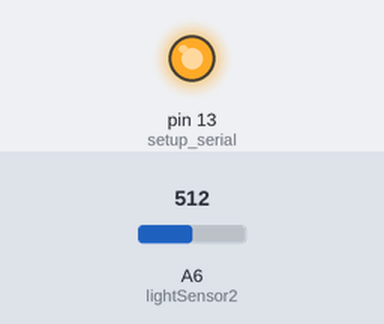
Simulated run of this sketch. Board: Arduino Nano, built with avr-gcc and run on an emulated ATmega328P. Shown: output pins drawn as LEDs (lit = HIGH). The test bench sets the inputs (shaded band); at power-on: A6 (lightSensor2) = 512. What the sketch prints to the serial monitor is not drawn.

Above: at 0.1 s.
At 2.9 s:
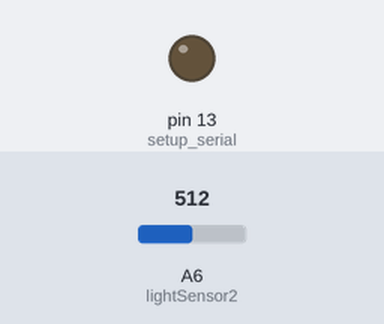
3.0 s: A6 (lightSensor2) set to 214
4.5 s: A6 (lightSensor2) set to 193
Timing chart, 0 to 7.5 s (numbered marks = the images above; inputs shaded):
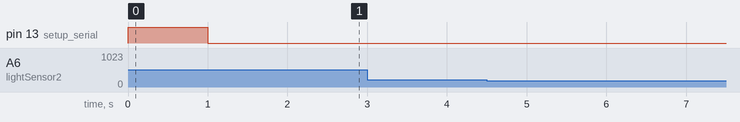

The sketch:

LEDdriver.ino
```cpp
int lightSensor1 = A7;
int lightSensor2 = A6;
int val = 0;
int LOWTHRESH = 2;
int HIGHTHRESH = 200;
int state = 0;
bool on = false;
unsigned long timer = 0;
unsigned long aTimer = 0;
int count = 0;
unsigned long ONTIME = 0;
unsigned long lowThreshRst = 3600000; //1 hour

int avg(int times){
  int total = 0;
  for(int i = 0; i < times; i++){
    total += analogRead(lightSensor2); // for sign one A2 , sign 2 A1
  }
  //Serial.println((total/50 + 8));
  return total/times;
}

void newThresh(){
  digitalWrite(13, LOW);
  int loops = 0;
  while(avg(1) > HIGHTHRESH || loops > 500){
    loops++;
    delay(100);
  }
  LOWTHRESH = avg(50) + 8;
  HIGHTHRESH = LOWTHRESH + 12;
}


void setup() {
  Serial.begin(115200);
  //Serial.println("Hello");
  pinMode(13, OUTPUT);        //  setup serial
  digitalWrite(13, HIGH);
  delay(1000);
  digitalWrite(13, LOW);
  delay(1000);
  newThresh();
}

void loop() {
  delay(200);
  if(millis() > lowThreshRst){
    newThresh();
    lowThreshRst += lowThreshRst;
  }

  int Tstate = 0;
  val = avg(1);  // read the input pin
  Serial.println(String(LOWTHRESH)+","+String(val)+","+String(HIGHTHRESH));
  if(val > HIGHTHRESH){
    Tstate = 1;
    if(state == 0){
      timer = millis();
      aTimer = millis();
    }

  }
  else if(val < LOWTHRESH){
    Tstate = 0;
  }
  Serial.println(millis() - timer);
  Serial.println(String(state)+","+String(Tstate));
  if( state == 1 && Tstate == 0 && (millis() - timer > 400) && (millis() - timer < 800)){
    Serial.println(millis() - timer);
    count++;
    aTimer = millis();
    Serial.println("COUNT:"+String(count));
  }


  if(count >= 2){
    digitalWrite(13, HIGH);
    if(!on){
      ONTIME = millis();
    }
    on = true;
  }

  if((millis()-ONTIME) > 15000 && on){
    digitalWrite(13, LOW);
    on = false;
    count = 0;
  }

  if((val < LOWTHRESH && (millis() - aTimer) > 2000) || (state == 1 && Tstate == 1 && (millis() - aTimer) > 1500) ){
    digitalWrite(13, LOW);
    on = false;
    count = 0;
  }

  if(digitalRead(13) == HIGH){
    on = true;
  }

  state = Tstate;


}
```

Measured:
- after the input at 3.0 s, every drawn part: stays the same
- after the input at 4.5 s, every drawn part: stays the same
